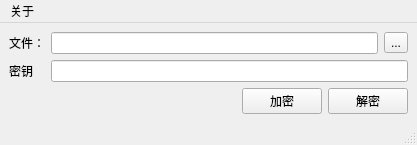
<?xml version="1.0" encoding="UTF-8"?>
<ui version="4.0">
 <class>MainWindow</class>
 <widget class="QMainWindow" name="MainWindow">
  <property name="geometry">
   <rect>
    <x>0</x>
    <y>0</y>
    <width>417</width>
    <height>135</height>
   </rect>
  </property>
  <property name="windowTitle">
   <string>SHA512-Encrypt</string>
  </property>
  <widget class="QWidget" name="centralwidget">
   <layout class="QGridLayout" name="gridLayout_2">
    <item row="1" column="1">
     <widget class="QPushButton" name="pushButton">
      <property name="text">
       <string>加密</string>
      </property>
     </widget>
    </item>
    <item row="1" column="2">
     <widget class="QPushButton" name="pushButton_2">
      <property name="text">
       <string>解密</string>
      </property>
     </widget>
    </item>
    <item row="1" column="0">
     <spacer name="horizontalSpacer">
      <property name="orientation">
       <enum>Qt::Horizontal</enum>
      </property>
      <property name="sizeHint" stdset="0">
       <size>
        <width>40</width>
        <height>20</height>
       </size>
      </property>
     </spacer>
    </item>
    <item row="0" column="0" colspan="3">
     <layout class="QGridLayout" name="gridLayout">
      <item row="0" column="0">
       <widget class="QLabel" name="label">
        <property name="text">
         <string>文件：</string>
        </property>
       </widget>
      </item>
      <item row="0" column="1">
       <widget class="QLineEdit" name="lineEdit"/>
      </item>
      <item row="0" column="2">
       <widget class="QToolButton" name="toolButton">
        <property name="text">
         <string>...</string>
        </property>
       </widget>
      </item>
      <item row="1" column="0">
       <widget class="QLabel" name="label_2">
        <property name="text">
         <string>密钥</string>
        </property>
       </widget>
      </item>
      <item row="1" column="1" colspan="2">
       <widget class="QLineEdit" name="lineEdit_2">
        <property name="text">
         <string/>
        </property>
       </widget>
      </item>
     </layout>
    </item>
   </layout>
  </widget>
  <widget class="QMenuBar" name="menubar">
   <property name="geometry">
    <rect>
     <x>0</x>
     <y>0</y>
     <width>417</width>
     <height>22</height>
    </rect>
   </property>
   <widget class="QMenu" name="menu">
    <property name="title">
     <string>关于</string>
    </property>
    <addaction name="action0"/>
    <addaction name="action1"/>
    <addaction name="action2"/>
   </widget>
   <addaction name="menu"/>
  </widget>
  <widget class="QStatusBar" name="statusBar"/>
  <action name="action1">
   <property name="text">
    <string>关于 此软件</string>
   </property>
  </action>
  <action name="action2">
   <property name="text">
    <string>关于 Qt</string>
   </property>
  </action>
  <action name="action0">
   <property name="text">
    <string>软件 GitHub 项目地址</string>
   </property>
  </action>
 </widget>
 <resources/>
 <connections/>
</ui>
